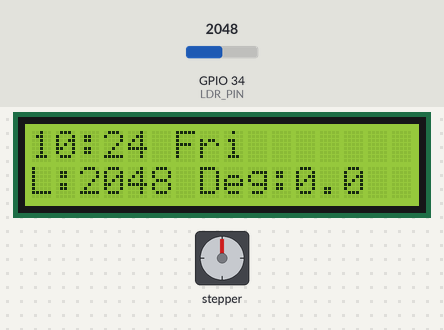
The sketch below on a simulated ESP32. Parts: 16×2 character LCD, stepper motor. The test bench sets the inputs (shaded band); at power-on: GPIO 34 (LDR_PIN) = 2048. WiFi joins after 1.5 s; servers stay silent unless stated; the local clock reads 2024-03-15 10:24:30 at power-on unless the sketch sets it; no MQTT or app messages arrive unless stated; stepper angles assume 2048 steps per turn; what the sketch prints to the serial monitor is not drawn.

Above: at 2.8 s.
2.9 s: GPIO 34 (LDR_PIN) set to 1040
At 4.4 s:
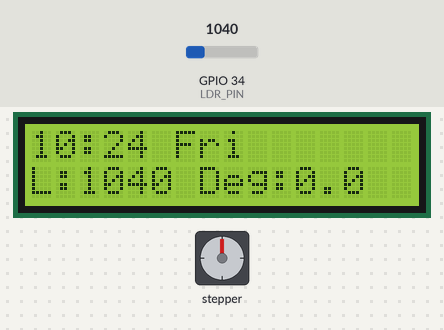
4.7 s: GPIO 34 (LDR_PIN) set to 937
At 5.15 s:
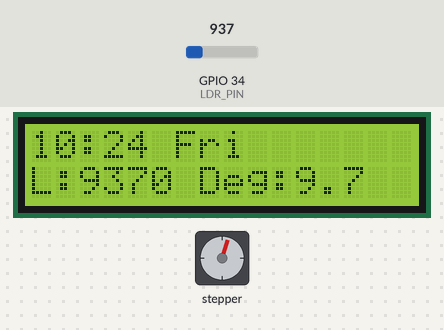
7.1 s: GPIO 34 (LDR_PIN) set to 1228
At 7.74 s:
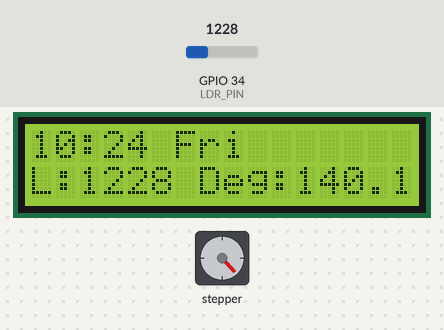
8.7 s: GPIO 34 (LDR_PIN) set to 960
At 9.55 s:
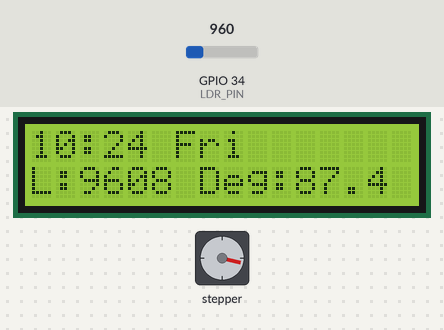
Timing chart, 0 to 15.2 s (numbered marks = the images above; inputs shaded):
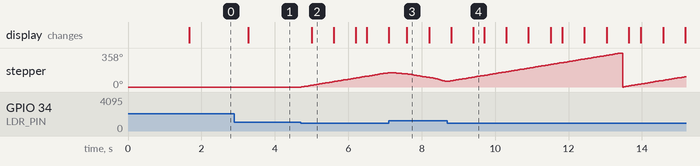

Measured:
- the behaviour switches between 1001 and 1000 on GPIO 34 (LDR_PIN) (found by bisection; images 1 and 2)
- after the input at 2.9 s, the display: changes after 0.37 s (image 1)
- after the input at 4.7 s, stepper: keeps turning clockwise at about 63°/s, starting at once; the display: changes after 0.30 s (image 2)

The sketch:

I2CStep.ino
```cpp
#include <Wire.h>
#include <LCD_I2C.h>
#include "RTClib.h"
#include <WiFi.h>
#include <MQTT.h>
#include <AccelStepper.h>

// --- ตั้งค่าอุปกรณ์ ---
LCD_I2C lcd(0x27, 16, 2);
RTC_DS1307 rtc;
#define LDR_PIN 34

// พินสำหรับ ULN2003 (IN1, IN3, IN2, IN4)
AccelStepper stepper(AccelStepper::FULL4WIRE, 23, 19, 22, 18);

// --- การตั้งค่า WiFi และ MQTT ---
const char ssid[] = "@JumboPlusIoT";
const char pass[] = "07450748";
const char mqtt_broker[] = "test.mosquitto.org";
const char mqtt_client_id[] = "AI_Group4_Final_System";

const char topic_ldr[] = "groupAi4/ldr";
const char topic_degree[] = "groupAi4/degree";
const char topic_motor_status[] = "groupAi4/motorStatus";
const char topic_command[] = "groupAi4/command";

WiFiClient net;
MQTTClient client;

// --- ตัวแปรสถาณะ ---
const int stepsPerRevolution = 2048;
bool isEmergency = false;
int ldrValue = 0;
float currentDeg = 0;
unsigned long lastReportTime = 0;
char daysOfTheWeek[7][12] = {"Sun", "Mon", "Tue", "Wed", "Thu", "Fri", "Sat"};

// --- ฟังก์ชันเชื่อมต่อ WiFi & MQTT ---
void connectWiFi() {
  if (WiFi.status() == WL_CONNECTED) return;
  Serial.print("\nConnecting to WiFi...");
  WiFi.begin(ssid, pass);
  while (WiFi.status() != WL_CONNECTED) {
    delay(500);
    Serial.print(".");
  }
  Serial.println("\nWiFi Connected!");
}

void connectMQTT() {
  if (WiFi.status() != WL_CONNECTED) return;
  while (!client.connect(mqtt_client_id)) {
    Serial.print(".");
    delay(1000);
  }
  client.subscribe(topic_command);
  Serial.println("\nMQTT Connected!");
}

void messageReceived(String &topic, String &payload) {
  if (payload == "lock" || payload == "emergency") {
    isEmergency = !isEmergency;
    if (isEmergency) stepper.stop();
  } else if (payload == "reset_zero") {
    stepper.moveTo(0);
  }
}

void setup() {
  Serial.begin(115200);

  // เริ่มต้น LCD
  lcd.begin();
  lcd.backlight();
  lcd.print("System Loading...");

  // เริ่มต้น RTC
  if (!rtc.begin()) {
    Serial.println("Couldn't find RTC");
    lcd.clear(); lcd.print("RTC Error!");
  }
  if (!rtc.isrunning()) {
    rtc.adjust(DateTime(F(__DATE__), F(__TIME__)));
  }

  // เริ่มต้น Stepper
  stepper.setMaxSpeed(1000);
  stepper.setAcceleration(800);
  stepper.setCurrentPosition(0);

  // เชื่อมต่อ Network
  connectWiFi();
  client.begin(mqtt_broker, net);
  client.onMessage(messageReceived);
  connectMQTT();

  lcd.clear();
}

void loop() {
  if (WiFi.status() != WL_CONNECTED) connectWiFi();
  if (!client.connected()) connectMQTT();
  client.loop();

  DateTime now = rtc.now();
  ldrValue = analogRead(LDR_PIN);

  // คำนวณองศา 0-359
  currentDeg = fmod((float)stepper.currentPosition() / stepsPerRevolution * 360.0, 360.0);
  if (currentDeg < 0) currentDeg += 360.0;

  // --- การแสดงผลบน LCD ---
  if (millis() - lastReportTime > 500) { // อัปเดตจอทุก 0.5 วินาที
    // แถวที่ 1: เวลา
    lcd.setCursor(0, 0);
    if(now.hour() < 10) lcd.print('0'); lcd.print(now.hour());
    lcd.print(':');
    if(now.minute() < 10) lcd.print('0'); lcd.print(now.minute());
    lcd.print(" ");
    lcd.print(daysOfTheWeek[now.dayOfTheWeek()]);
    lcd.print("         "); // เคลียร์เศษตัวอักษร

    // แถวที่ 2: LDR และ Degree
    lcd.setCursor(0, 1);
    lcd.print("L:"); lcd.print(ldrValue);
    lcd.setCursor(7, 1);
    lcd.print("Deg:"); lcd.print(currentDeg, 1);
    lcd.print("  ");

    // ส่ง MQTT
    client.publish(topic_ldr, String(ldrValue));
    client.publish(topic_degree, String(currentDeg, 2));

    lastReportTime = millis();
  }

  // --- ตรรกะควบคุมมอเตอร์ ---
  if (!isEmergency) {
    if (ldrValue >= 300 && ldrValue <= 1000) {
      stepper.setSpeed(600);
      stepper.runSpeed();
    } else {
      stepper.moveTo(0);
      stepper.run();
    }
  }

  // รีเซ็ตรอบเมื่อครบ 360 องศา
  if (abs(stepper.currentPosition()) >= stepsPerRevolution) {
    stepper.setCurrentPosition(0);
  }
}
```
